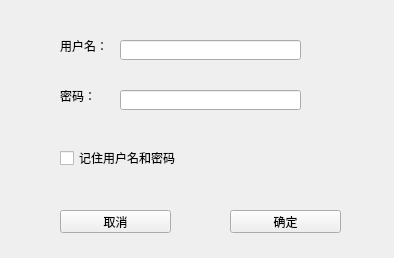
<?xml version="1.0" encoding="UTF-8"?>
<ui version="4.0">
 <class>Form</class>
 <widget class="QWidget" name="Form">
  <property name="geometry">
   <rect>
    <x>0</x>
    <y>0</y>
    <width>394</width>
    <height>258</height>
   </rect>
  </property>
  <property name="windowTitle">
   <string>Form</string>
  </property>
  <widget class="QLabel" name="label">
   <property name="geometry">
    <rect>
     <x>60</x>
     <y>40</y>
     <width>54</width>
     <height>12</height>
    </rect>
   </property>
   <property name="text">
    <string>用户名：</string>
   </property>
  </widget>
  <widget class="QLabel" name="label_2">
   <property name="geometry">
    <rect>
     <x>60</x>
     <y>90</y>
     <width>54</width>
     <height>12</height>
    </rect>
   </property>
   <property name="text">
    <string>密码：</string>
   </property>
  </widget>
  <widget class="QPushButton" name="pushButton">
   <property name="geometry">
    <rect>
     <x>60</x>
     <y>210</y>
     <width>111</width>
     <height>23</height>
    </rect>
   </property>
   <property name="text">
    <string>取消</string>
   </property>
  </widget>
  <widget class="QPushButton" name="pushButton_2">
   <property name="geometry">
    <rect>
     <x>230</x>
     <y>210</y>
     <width>111</width>
     <height>23</height>
    </rect>
   </property>
   <property name="text">
    <string>确定</string>
   </property>
  </widget>
  <widget class="QCheckBox" name="checkBox">
   <property name="geometry">
    <rect>
     <x>60</x>
     <y>150</y>
     <width>171</width>
     <height>16</height>
    </rect>
   </property>
   <property name="text">
    <string>记住用户名和密码</string>
   </property>
  </widget>
  <widget class="QLineEdit" name="lineEdit">
   <property name="geometry">
    <rect>
     <x>120</x>
     <y>40</y>
     <width>181</width>
     <height>20</height>
    </rect>
   </property>
  </widget>
  <widget class="QLineEdit" name="lineEdit_2">
   <property name="geometry">
    <rect>
     <x>120</x>
     <y>90</y>
     <width>181</width>
     <height>20</height>
    </rect>
   </property>
  </widget>
 </widget>
 <resources/>
 <connections/>
 <slots>
  <slot>slot1()</slot>
 </slots>
</ui>
